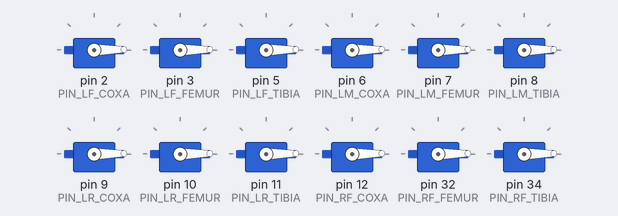
Bench run of a sketch on a simulated Arduino Mega 2560, built with avr-gcc and run on an emulated ATmega2560. On the bench: 12 × servo.

Above: at 0.05 s.
At 0.95 s:
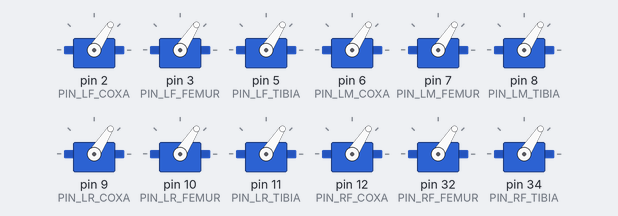
At 1.4 s:
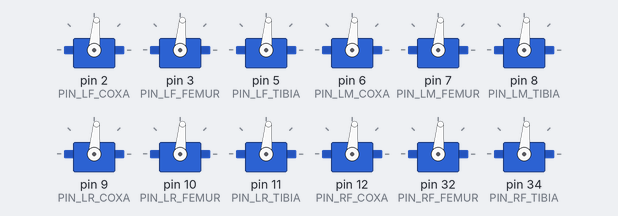
At 2.8 s:
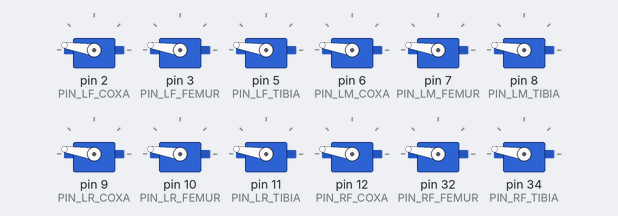
At 4.15 s:
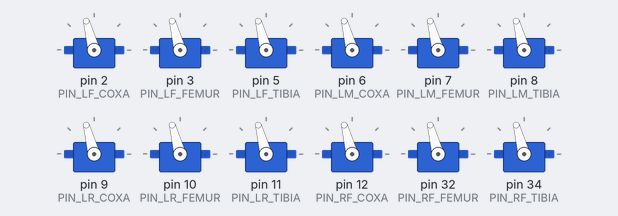
At 5.55 s:
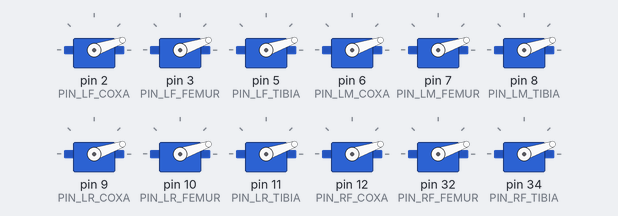
Timing chart, 0 to 7.6 s (numbered marks = the images above):
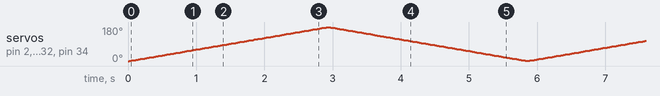

The sketch:

servo_18_test.ino
```cpp
#include <Servo.h>

#define PIN_RR_COXA         44  //Rear Right leg Hip Horizontal
#define PIN_RR_FEMUR        45  //Rear Right leg Hip Vertical
#define PIN_RR_TIBIA        46  //Rear Right leg Knee

#define PIN_RM_COXA         35  //Middle Right leg Hip Horizontal
#define PIN_RM_FEMUR        33  //Middle Right leg Hip Vertical
#define PIN_RM_TIBIA        36  //Middle Right leg Knee

#define PIN_RF_COXA         12 //Front Right leg Hip Horizontal
#define PIN_RF_FEMUR        32  //Front Right leg Hip Vertical
#define PIN_RF_TIBIA        34  //Front Right leg Knee

#define PIN_LR_COXA         9  //Rear Left leg Hip Horizontal
#define PIN_LR_FEMUR        10  //Rear Left leg Hip Vertical
#define PIN_LR_TIBIA        11  //Rear Left leg Knee

#define PIN_LM_COXA         6  //Middle Left leg Hip Horizontal
#define PIN_LM_FEMUR        7  //Middle Left leg Hip Vertical
#define PIN_LM_TIBIA        8  //Middle Left leg Knee

#define PIN_LF_COXA         2  //Front Left leg Hip Horizontal
#define PIN_LF_FEMUR        3  //Front Left leg Hip Vertical
#define PIN_LF_TIBIA        5  //Front Left leg Knee


Servo lf_coxa;
Servo lf_femur;
Servo lf_tibia;
Servo lm_coxa;
Servo lm_femur;
Servo lm_tibia;
Servo lr_coxa;
Servo lr_femur;
Servo lr_tibia;

Servo rf_coxa;
Servo rf_femur;
Servo rf_tibia;
Servo rm_coxa;
Servo rm_femur;
Servo rm_tibia;
Servo rr_coxa;
Servo rr_femur;
Servo rr_tibia;


void setup() {
	lf_coxa.attach(PIN_LF_COXA);
  lf_femur.attach(PIN_LF_FEMUR);
  lf_tibia.attach(PIN_LF_TIBIA);
  lm_coxa.attach(PIN_LM_COXA);
  lm_femur.attach(PIN_LM_FEMUR);
  lm_tibia.attach(PIN_LM_TIBIA);
  lr_coxa.attach(PIN_LR_COXA);
  lr_femur.attach(PIN_LR_FEMUR);
  lr_tibia.attach(PIN_LR_TIBIA);

  rf_coxa.attach(PIN_RF_COXA);
  rf_femur.attach(PIN_RF_FEMUR);
  rf_tibia.attach(PIN_RF_TIBIA);
  rm_coxa.attach(PIN_RM_COXA);
  rm_femur.attach(PIN_RM_FEMUR);
  rm_tibia.attach(PIN_RM_TIBIA);
  rr_coxa.attach(PIN_RR_COXA);
  rr_femur.attach(PIN_RR_FEMUR);
  rr_tibia.attach(PIN_RR_TIBIA);
}

void write_pos(int pos) {
  lf_coxa.write(pos);
  lf_femur.write(pos);
  lf_tibia.write(pos);
  lm_coxa.write(pos);
  lm_femur.write(pos);
  lm_tibia.write(pos);
  lr_coxa.write(pos);
  lr_femur.write(pos);
  lr_tibia.write(pos);

  rf_coxa.write(pos);
  rf_femur.write(pos);
  rf_tibia.write(pos);
  rm_coxa.write(pos);
  rm_femur.write(pos);
  rm_tibia.write(pos);
  rr_coxa.write(pos);
  rr_femur.write(pos);
  rr_tibia.write(pos);
}

void loop()
{
    int pos;

    for(pos = 0; pos < 180; pos++) {
        write_pos(pos);
        delay(15);
    }
    for(pos = 180; pos > 0; pos--) {
        write_pos(pos);
        delay(15);
    }
}
```
